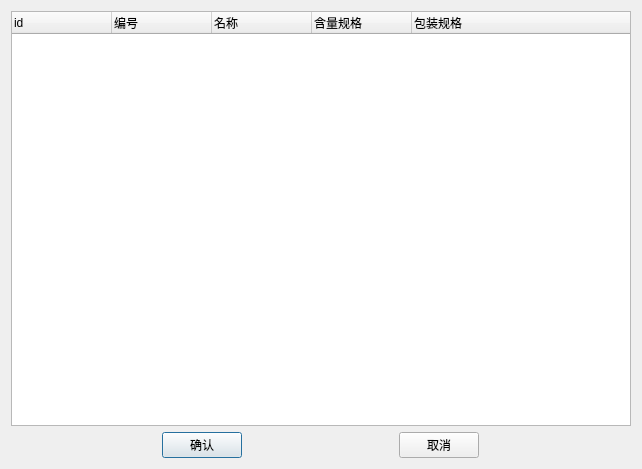
<?xml version="1.0" encoding="UTF-8"?>
<ui version="4.0">
 <class>Dialog</class>
 <widget class="QDialog" name="Dialog">
  <property name="geometry">
   <rect>
    <x>0</x>
    <y>0</y>
    <width>642</width>
    <height>469</height>
   </rect>
  </property>
  <property name="windowTitle">
   <string>选择物料</string>
  </property>
  <layout class="QGridLayout" name="gridLayout">
   <item row="1" column="0">
    <layout class="QHBoxLayout" name="horizontalLayout">
     <item>
      <widget class="QPushButton" name="pushButton_accept">
       <property name="sizePolicy">
        <sizepolicy hsizetype="Fixed" vsizetype="Fixed">
         <horstretch>0</horstretch>
         <verstretch>0</verstretch>
        </sizepolicy>
       </property>
       <property name="text">
        <string>确认</string>
       </property>
      </widget>
     </item>
     <item>
      <widget class="QPushButton" name="pushButton_cancel">
       <property name="sizePolicy">
        <sizepolicy hsizetype="Fixed" vsizetype="Fixed">
         <horstretch>0</horstretch>
         <verstretch>0</verstretch>
        </sizepolicy>
       </property>
       <property name="text">
        <string>取消</string>
       </property>
      </widget>
     </item>
    </layout>
   </item>
   <item row="0" column="0">
    <widget class="QTreeWidget" name="treeWidget_stufflist">
     <column>
      <property name="text">
       <string>id</string>
      </property>
     </column>
     <column>
      <property name="text">
       <string>编号</string>
      </property>
     </column>
     <column>
      <property name="text">
       <string>名称</string>
      </property>
     </column>
     <column>
      <property name="text">
       <string>含量规格</string>
      </property>
     </column>
     <column>
      <property name="text">
       <string>包装规格</string>
      </property>
     </column>
    </widget>
   </item>
  </layout>
 </widget>
 <resources/>
 <connections/>
</ui>
